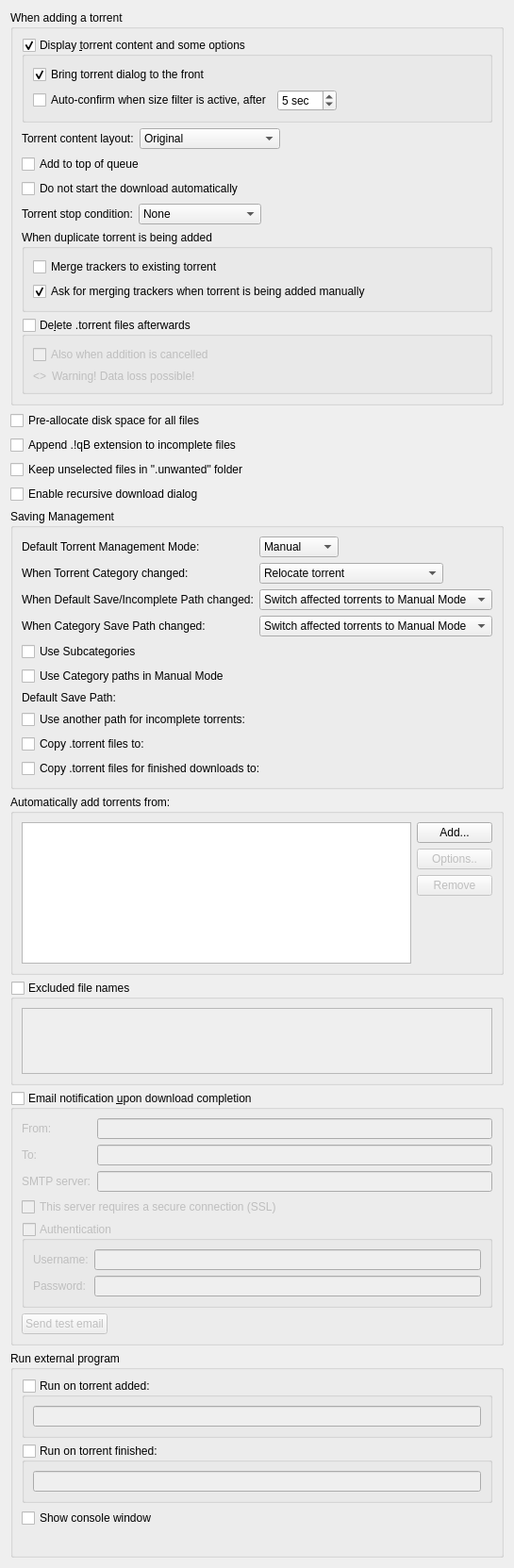
          <widget class="QWidget" name="scrollAreaWidgetContents_2">
           <property name="geometry">
            <rect>
             <x>0</x>
             <y>0</y>
             <width>539</width>
             <height>1457</height>
            </rect>
           </property>
           <layout class="QVBoxLayout" name="verticalLayout">
            <item>
             <widget class="QGroupBox" name="torrentAdditionBox">
              <property name="title">
               <string>When adding a torrent</string>
              </property>
              <layout class="QVBoxLayout" name="torrentAdditionBoxLayout">
               <item>
                <widget class="QGroupBox" name="checkAdditionDialog">
                 <property name="title">
                  <string>Display &amp;torrent content and some options</string>
                 </property>
                 <property name="checkable">
                  <bool>true</bool>
                 </property>
                 <layout class="QVBoxLayout" name="verticalLayout_18">
                  <item>
                   <widget class="QCheckBox" name="checkAdditionDialogFront">
                    <property name="text">
                     <string>Bring torrent dialog to the front</string>
                    </property>
                    <property name="checked">
                     <bool>true</bool>
                    </property>
                   </widget>
                  </item>
                  <item>
                   <layout class="QHBoxLayout" name="autoConfirmLayout">
                    <item>
                     <widget class="QCheckBox" name="checkAutoConfirmSizeFilter">
                      <property name="text">
                       <string>Auto-confirm when size filter is active, after</string>
                      </property>
                     </widget>
                    </item>
                    <item>
                     <widget class="QSpinBox" name="spinAutoConfirmDelay">
                      <property name="minimum">
                       <number>1</number>
                      </property>
                      <property name="maximum">
                       <number>60</number>
                      </property>
                      <property name="value">
                       <number>5</number>
                      </property>
                      <property name="suffix">
                       <string> sec</string>
                      </property>
                     </widget>
                    </item>
                    <item>
                     <spacer name="autoConfirmSpacer">
                      <property name="orientation">
                       <enum>Qt::Orientation::Horizontal</enum>
                      </property>
                      <property name="sizeHint" stdset="0">
                       <size>
                        <width>40</width>
                        <height>20</height>
                       </size>
                      </property>
                     </spacer>
                    </item>
                   </layout>
                  </item>
                 </layout>
                </widget>
               </item>
               <item>
                <layout class="QHBoxLayout" name="horizontalLayout_19">
                 <item>
                  <widget class="QLabel" name="contentLayoutLabel">
                   <property name="text">
                    <string>Torrent content layout:</string>
                   </property>
                  </widget>
                 </item>
                 <item>
                  <widget class="QComboBox" name="contentLayoutComboBox">
                   <property name="currentIndex">
                    <number>0</number>
                   </property>
                   <item>
                    <property name="text">
                     <string>Original</string>
                    </property>
                   </item>
                   <item>
                    <property name="text">
                     <string>Create subfolder</string>
                    </property>
                   </item>
                   <item>
                    <property name="text">
                     <string>Don't create subfolder</string>
                    </property>
                   </item>
                  </widget>
                 </item>
                 <item>
                  <spacer name="horizontalSpacer_20">
                   <property name="orientation">
                    <enum>Qt::Orientation::Horizontal</enum>
                   </property>
                   <property name="sizeHint" stdset="0">
                    <size>
                     <width>40</width>
                     <height>20</height>
                    </size>
                   </property>
                  </spacer>
                 </item>
                </layout>
               </item>
               <item>
                <widget class="QCheckBox" name="checkAddToQueueTop">
                 <property name="toolTip">
                  <string>The torrent will be added to the top of the download queue</string>
                 </property>
                 <property name="text">
                  <string extracomment="The torrent will be added to the top of the download queue">Add to top of queue</string>
                 </property>
                </widget>
               </item>
               <item>
                <widget class="QCheckBox" name="checkAddStopped">
                 <property name="toolTip">
                  <string>The torrent will be added to download list in a stopped state</string>
                 </property>
                 <property name="text">
                  <string extracomment="The torrent will be added to download list in a stopped state">Do not start the download automatically</string>
                 </property>
                </widget>
               </item>
               <item>
                <layout class="QHBoxLayout" name="stopConditionLayout">
                 <item>
                  <widget class="QLabel" name="stopConditionLabel">
                   <property name="text">
                    <string>Torrent stop condition:</string>
                   </property>
                  </widget>
                 </item>
                 <item>
                  <widget class="QComboBox" name="stopConditionComboBox">
                   <property name="currentIndex">
                    <number>0</number>
                   </property>
                   <item>
                    <property name="text">
                     <string>None</string>
                    </property>
                   </item>
                   <item>
                    <property name="text">
                     <string>Metadata received</string>
                    </property>
                   </item>
                   <item>
                    <property name="text">
                     <string>Files checked</string>
                    </property>
                   </item>
                  </widget>
                 </item>
                 <item>
                  <spacer name="stopConditionSpacer">
                   <property name="orientation">
                    <enum>Qt::Orientation::Horizontal</enum>
                   </property>
                   <property name="sizeHint" stdset="0">
                    <size>
                     <width>40</width>
                     <height>20</height>
                    </size>
                   </property>
                  </spacer>
                 </item>
                </layout>
               </item>
               <item>
                <widget class="QGroupBox" name="duplicateTorrentGroup">
                 <property name="title">
                  <string>When duplicate torrent is being added</string>
                 </property>
                 <layout class="QVBoxLayout" name="duplicateTorrentBoxLayout">
                  <item>
                   <widget class="QCheckBox" name="checkMergeTrackers">
                    <property name="text">
                     <string>Merge trackers to existing torrent</string>
                    </property>
                    <property name="checked">
                     <bool>false</bool>
                    </property>
                   </widget>
                  </item>
                  <item>
                   <widget class="QCheckBox" name="checkConfirmMergeTrackers">
                    <property name="text">
                     <string>Ask for merging trackers when torrent is being added manually</string>
                    </property>
                    <property name="checked">
                     <bool>true</bool>
                    </property>
                   </widget>
                  </item>
                 </layout>
                </widget>
               </item>
               <item>
                <widget class="QGroupBox" name="deleteTorrentBox">
                 <property name="toolTip">
                  <string>Whether the .torrent file should be deleted after adding it</string>
                 </property>
                 <property name="title">
                  <string>De&amp;lete .torrent files afterwards </string>
                 </property>
                 <property name="checkable">
                  <bool>true</bool>
                 </property>
                 <property name="checked">
                  <bool>false</bool>
                 </property>
                 <layout class="QVBoxLayout" name="deleteTorrentBoxLayout">
                  <item>
                   <widget class="QCheckBox" name="deleteCancelledTorrentBox">
                    <property name="toolTip">
                     <string>Also delete .torrent files whose addition was cancelled</string>
                    </property>
                    <property name="text">
                     <string>Also when addition is cancelled</string>
                    </property>
                   </widget>
                  </item>
                  <item>
                   <layout class="QHBoxLayout" name="deleteTorrentWarningLayout">
                    <item>
                     <widget class="QLabel" name="deleteTorrentWarningIcon">
                      <property name="sizePolicy">
                       <sizepolicy hsizetype="Fixed" vsizetype="Preferred">
                        <horstretch>0</horstretch>
                        <verstretch>0</verstretch>
                       </sizepolicy>
                      </property>
                      <property name="text">
                       <string notr="true">&lt;&gt;</string>
                      </property>
                     </widget>
                    </item>
                    <item>
                     <widget class="QLabel" name="deleteTorrentWarningLabel">
                      <property name="text">
                       <string>Warning! Data loss possible!</string>
                      </property>
                     </widget>
                    </item>
                   </layout>
                  </item>
                 </layout>
                </widget>
               </item>
              </layout>
             </widget>
            </item>
            <item>
             <widget class="QCheckBox" name="checkPreallocateAll">
              <property name="toolTip">
               <string>Allocate full file sizes on disk before starting downloads, to minimize fragmentation. Only useful for HDDs.</string>
              </property>
              <property name="text">
               <string>Pre-allocate disk space for all files</string>
              </property>
             </widget>
            </item>
            <item>
             <widget class="QCheckBox" name="checkAppendqB">
              <property name="text">
               <string>Append .!qB extension to incomplete files</string>
              </property>
             </widget>
            </item>
            <item>
             <widget class="QCheckBox" name="checkUnwantedFolder">
              <property name="text">
               <string>Keep unselected files in &quot;.unwanted&quot; folder</string>
              </property>
             </widget>
            </item>
            <item>
             <widget class="QCheckBox" name="checkRecursiveDownload">
              <property name="toolTip">
               <string>When a torrent is downloaded, offer to add torrents from any .torrent files found inside it</string>
              </property>
              <property name="text">
               <string>Enable recursive download dialog</string>
              </property>
             </widget>
            </item>
            <item>
             <widget class="QGroupBox" name="groupSavingManagement">
              <property name="title">
               <string>Saving Management</string>
              </property>
              <layout class="QVBoxLayout" name="groupSavingManagementLayout">
               <item>
                <layout class="QGridLayout" name="gridLayout_3">
                 <item row="0" column="0">
                  <widget class="QLabel" name="label_40">
                   <property name="text">
                    <string>Default Torrent Management Mode:</string>
                   </property>
                  </widget>
                 </item>
                 <item row="0" column="1">
                  <layout class="QHBoxLayout" name="horizontalLayout_70">
                   <property name="spacing">
                    <number>10</number>
                   </property>
                   <item>
                    <widget class="QComboBox" name="comboSavingMode">
                     <property name="toolTip">
                      <string>Automatic: Various torrent properties (e.g. save path) will be decided by the associated category
Manual: Various torrent properties (e.g. save path) must be assigned manually</string>
                     </property>
                     <item>
                      <property name="text">
                       <string>Manual</string>
                      </property>
                     </item>
                     <item>
                      <property name="text">
                       <string>Automatic</string>
                      </property>
                     </item>
                    </widget>
                   </item>
                   <item>
                    <spacer name="horizontalSpacer_160">
                     <property name="orientation">
                      <enum>Qt::Orientation::Horizontal</enum>
                     </property>
                     <property name="sizeHint" stdset="0">
                      <size>
                       <width>40</width>
                       <height>20</height>
                      </size>
                     </property>
                    </spacer>
                   </item>
                  </layout>
                 </item>
                 <item row="1" column="0">
                  <widget class="QLabel" name="labelTorrentCategoryChanged">
                   <property name="text">
                    <string>When Torrent Category changed:</string>
                   </property>
                  </widget>
                 </item>
                 <item row="1" column="1">
                  <layout class="QHBoxLayout" name="horizontalLayout_14">
                   <item>
                    <widget class="QComboBox" name="comboTorrentCategoryChanged">
                     <item>
                      <property name="text">
                       <string>Relocate torrent</string>
                      </property>
                     </item>
                     <item>
                      <property name="text">
                       <string>Switch torrent to Manual Mode</string>
                      </property>
                     </item>
                    </widget>
                   </item>
                   <item>
                    <spacer name="horizontalSpacer_17">
                     <property name="orientation">
                      <enum>Qt::Orientation::Horizontal</enum>
                     </property>
                     <property name="sizeHint" stdset="0">
                      <size>
                       <width>40</width>
                       <height>20</height>
                      </size>
                     </property>
                    </spacer>
                   </item>
                  </layout>
                 </item>
                 <item row="2" column="0">
                  <widget class="QLabel" name="labelCategoryDefaultPathChanged">
                   <property name="text">
                    <string>When Default Save/Incomplete Path changed:</string>
                   </property>
                  </widget>
                 </item>
                 <item row="2" column="1">
                  <layout class="QHBoxLayout" name="horizontalLayout_15">
                   <item>
                    <widget class="QComboBox" name="comboCategoryDefaultPathChanged">
                     <property name="currentIndex">
                      <number>1</number>
                     </property>
                     <item>
                      <property name="text">
                       <string>Relocate affected torrents</string>
                      </property>
                     </item>
                     <item>
                      <property name="text">
                       <string>Switch affected torrents to Manual Mode</string>
                      </property>
                     </item>
                    </widget>
                   </item>
                   <item>
                    <spacer name="horizontalSpacer_18">
                     <property name="orientation">
                      <enum>Qt::Orientation::Horizontal</enum>
                     </property>
                     <property name="sizeHint" stdset="0">
                      <size>
                       <width>40</width>
                       <height>20</height>
                      </size>
                     </property>
                    </spacer>
                   </item>
                  </layout>
                 </item>
                 <item row="3" column="0">
                  <widget class="QLabel" name="labelCategoryChanged">
                   <property name="text">
                    <string>When Category Save Path changed:</string>
                   </property>
                  </widget>
                 </item>
                 <item row="3" column="1">
                  <layout class="QHBoxLayout" name="horizontalLayout_17">
                   <item>
                    <widget class="QComboBox" name="comboCategoryChanged">
                     <property name="currentIndex">
                      <number>1</number>
                     </property>
                     <item>
                      <property name="text">
                       <string>Relocate affected torrents</string>
                      </property>
                     </item>
                     <item>
                      <property name="text">
                       <string>Switch affected torrents to Manual Mode</string>
                      </property>
                     </item>
                    </widget>
                   </item>
                   <item>
                    <spacer name="horizontalSpacer_19">
                     <property name="orientation">
                      <enum>Qt::Orientation::Horizontal</enum>
                     </property>
                     <property name="sizeHint" stdset="0">
                      <size>
                       <width>40</width>
                       <height>20</height>
                      </size>
                     </property>
                    </spacer>
                   </item>
                  </layout>
                 </item>
                </layout>
               </item>
               <item>
                <widget class="QCheckBox" name="checkUseSubcategories">
                 <property name="text">
                  <string>Use Subcategories</string>
                 </property>
                </widget>
               </item>
               <item>
                <widget class="QCheckBox" name="checkUseCategoryPaths">
                 <property name="toolTip">
                  <string>Resolve relative Save Path against appropriate Category path instead of Default one</string>
                 </property>
                 <property name="text">
                  <string>Use Category paths in Manual Mode</string>
                 </property>
                </widget>
               </item>
               <item>
                <layout class="QGridLayout" name="gridLayout_4">
                 <item row="0" column="0">
                  <widget class="QLabel" name="labelSavePath">
                   <property name="text">
                    <string>Default Save Path:</string>
                   </property>
                  </widget>
                 </item>
                 <item row="0" column="1">
                  <widget class="FileSystemPathLineEdit" name="textSavePath" native="true"/>
                 </item>
                 <item row="1" column="0">
                  <widget class="QCheckBox" name="checkUseDownloadPath">
                   <property name="text">
                    <string>Use another path for incomplete torrents:</string>
                   </property>
                  </widget>
                 </item>
                 <item row="1" column="1">
                  <widget class="FileSystemPathLineEdit" name="textDownloadPath" native="true"/>
                 </item>
                 <item row="2" column="0">
                  <widget class="QCheckBox" name="checkExportDir">
                   <property name="text">
                    <string>Copy .torrent files to:</string>
                   </property>
                  </widget>
                 </item>
                 <item row="2" column="1">
                  <widget class="FileSystemPathLineEdit" name="textExportDir" native="true"/>
                 </item>
                 <item row="3" column="0">
                  <widget class="QCheckBox" name="checkExportDirFin">
                   <property name="text">
                    <string>Copy .torrent files for finished downloads to:</string>
                   </property>
                  </widget>
                 </item>
                 <item row="3" column="1">
                  <widget class="FileSystemPathLineEdit" name="textExportDirFin" native="true"/>
                 </item>
                </layout>
               </item>
              </layout>
             </widget>
            </item>
            <item>
             <widget class="QGroupBox" name="groupBox_2">
              <property name="title">
               <string>Automatically add torrents from:</string>
              </property>
              <layout class="QVBoxLayout" name="verticalLayout_38">
               <item>
                <layout class="QHBoxLayout" name="horizontalLayout_16">
                 <item>
                  <widget class="QTreeView" name="scanFoldersView">
                   <property name="sizePolicy">
                    <sizepolicy hsizetype="Expanding" vsizetype="Expanding">
                     <horstretch>0</horstretch>
                     <verstretch>1</verstretch>
                    </sizepolicy>
                   </property>
                   <property name="minimumSize">
                    <size>
                     <width>250</width>
                     <height>150</height>
                    </size>
                   </property>
                   <property name="editTriggers">
                    <set>QAbstractItemView::EditTrigger::AllEditTriggers</set>
                   </property>
                   <property name="selectionMode">
                    <enum>QAbstractItemView::SelectionMode::SingleSelection</enum>
                   </property>
                   <property name="selectionBehavior">
                    <enum>QAbstractItemView::SelectionBehavior::SelectRows</enum>
                   </property>
                   <property name="textElideMode">
                    <enum>Qt::TextElideMode::ElideNone</enum>
                   </property>
                   <property name="rootIsDecorated">
                    <bool>false</bool>
                   </property>
                   <attribute name="headerDefaultSectionSize">
                    <number>80</number>
                   </attribute>
                   <attribute name="headerStretchLastSection">
                    <bool>false</bool>
                   </attribute>
                  </widget>
                 </item>
                 <item>
                  <layout class="QVBoxLayout" name="verticalLayout_37">
                   <item>
                    <widget class="QPushButton" name="addWatchedFolderButton">
                     <property name="text">
                      <string>Add...</string>
                     </property>
                    </widget>
                   </item>
                   <item>
                    <widget class="QPushButton" name="editWatchedFolderButton">
                     <property name="enabled">
                      <bool>false</bool>
                     </property>
                     <property name="text">
                      <string>Options..</string>
                     </property>
                    </widget>
                   </item>
                   <item>
                    <widget class="QPushButton" name="removeWatchedFolderButton">
                     <property name="enabled">
                      <bool>false</bool>
                     </property>
                     <property name="text">
                      <string>Remove</string>
                     </property>
                    </widget>
                   </item>
                   <item>
                    <spacer name="verticalSpacer_6">
                     <property name="orientation">
                      <enum>Qt::Orientation::Vertical</enum>
                     </property>
                     <property name="sizeHint" stdset="0">
                      <size>
                       <width>20</width>
                       <height>40</height>
                      </size>
                     </property>
                    </spacer>
                   </item>
                  </layout>
                 </item>
                </layout>
               </item>
              </layout>
             </widget>
            </item>
            <item>
             <widget class="QGroupBox" name="groupExcludedFileNames">
              <property name="title">
               <string>Excluded file names</string>
              </property>
              <property name="checkable">
               <bool>true</bool>
              </property>
              <property name="checked">
               <bool>false</bool>
              </property>
              <layout class="QVBoxLayout" name="verticalLayout_311">
               <item>
                <widget class="QPlainTextEdit" name="textExcludedFileNames">
                 <property name="toolTip">
                  <string>Blacklist filtered file names from being downloaded from torrent(s).
Files matching any of the filters in this list will have their priority automatically set to &quot;Do not download&quot;.

Use newlines to separate multiple entries. Can use wildcards as outlined below.
*: matches zero or more of any characters.
?: matches any single character.
[...]: sets of characters can be represented in square brackets.

Examples
*.exe: filter '.exe' file extension.
readme.txt: filter exact file name.
?.txt: filter 'a.txt', 'b.txt' but not 'aa.txt'.
readme[0-9].txt: filter 'readme1.txt', 'readme2.txt' but not 'readme10.txt'.</string>
                 </property>
                 <property name="tabChangesFocus">
                  <bool>true</bool>
                 </property>
                 <property name="lineWrapMode">
                  <enum>QPlainTextEdit::LineWrapMode::NoWrap</enum>
                 </property>
                </widget>
               </item>
              </layout>
             </widget>
            </item>
            <item>
             <widget class="QGroupBox" name="groupMailNotification">
              <property name="title">
               <string>Email notification &amp;upon download completion</string>
              </property>
              <property name="checkable">
               <bool>true</bool>
              </property>
              <property name="checked">
               <bool>false</bool>
              </property>
              <layout class="QVBoxLayout" name="verticalLayout_171">
               <item>
                <layout class="QGridLayout" name="gridLayout_9">
                 <item row="0" column="0">
                  <widget class="QLabel" name="label_25">
                   <property name="toolTip">
                    <string>Sender</string>
                   </property>
                   <property name="text">
                    <string comment="From sender">From:</string>
                   </property>
                  </widget>
                 </item>
                 <item row="0" column="1">
                  <widget class="QLineEdit" name="senderEmailTxt"/>
                 </item>
                 <item row="1" column="0">
                  <widget class="QLabel" name="label_2">
                   <property name="toolTip">
                    <string>Receiver</string>
                   </property>
                   <property name="text">
                    <string comment="To receiver">To:</string>
                   </property>
                  </widget>
                 </item>
                 <item row="1" column="1">
                  <widget class="QLineEdit" name="lineEditDestEmail"/>
                 </item>
                 <item row="2" column="0">
                  <widget class="QLabel" name="label_3">
                   <property name="text">
                    <string>SMTP server:</string>
                   </property>
                  </widget>
                 </item>
                 <item row="2" column="1">
                  <widget class="QLineEdit" name="lineEditSmtpServer"/>
                 </item>
                </layout>
               </item>
               <item>
                <widget class="QCheckBox" name="checkSmtpSSL">
                 <property name="text">
                  <string>This server requires a secure connection (SSL)</string>
                 </property>
                </widget>
               </item>
               <item>
                <widget class="QGroupBox" name="groupMailNotifAuth">
                 <property name="title">
                  <string>Authentication</string>
                 </property>
                 <property name="checkable">
                  <bool>true</bool>
                 </property>
                 <property name="checked">
                  <bool>false</bool>
                 </property>
                 <layout class="QFormLayout" name="formLayout_2">
                  <item row="0" column="0">
                   <widget class="QLabel" name="label_7">
                    <property name="text">
                     <string>Username:</string>
                    </property>
                   </widget>
                  </item>
                  <item row="0" column="1">
                   <widget class="QLineEdit" name="mailNotifUsername"/>
                  </item>
                  <item row="1" column="0">
                   <widget class="QLabel" name="label_8">
                    <property name="text">
                     <string>Password:</string>
                    </property>
                   </widget>
                  </item>
                  <item row="1" column="1">
                   <widget class="QLineEdit" name="mailNotifPassword">
                    <property name="echoMode">
                     <enum>QLineEdit::EchoMode::Password</enum>
                    </property>
                   </widget>
                  </item>
                 </layout>
                </widget>
               </item>
               <item>
                <widget class="QPushButton" name="sendTestEmail">
                 <property name="sizePolicy">
                  <sizepolicy hsizetype="Fixed" vsizetype="Fixed">
                   <horstretch>0</horstretch>
                   <verstretch>0</verstretch>
                  </sizepolicy>
                 </property>
                 <property name="text">
                  <string>Send test email</string>
                 </property>
                </widget>
               </item>
              </layout>
             </widget>
            </item>
            <item>
             <widget class="QGroupBox" name="autoRunBox">
              <property name="title">
               <string>Run external program</string>
              </property>
              <layout class="QVBoxLayout" name="verticalLayout_19">
               <item>
                <widget class="QGroupBox" name="groupBoxRunOnAdded">
                 <property name="title">
                  <string>Run on torrent added:</string>
                 </property>
                 <property name="checkable">
                  <bool>true</bool>
                 </property>
                 <property name="checked">
                  <bool>false</bool>
                 </property>
                 <layout class="QVBoxLayout" name="verticalLayout_39">
                  <item>
                   <widget class="QLineEdit" name="lineEditRunOnAdded"/>
                  </item>
                 </layout>
                </widget>
               </item>
               <item>
                <widget class="QGroupBox" name="groupBoxRunOnFinished">
                 <property name="title">
                  <string>Run on torrent finished:</string>
                 </property>
                 <property name="checkable">
                  <bool>true</bool>
                 </property>
                 <property name="checked">
                  <bool>false</bool>
                 </property>
                 <layout class="QVBoxLayout" name="verticalLayout_36">
                  <item>
                   <widget class="QLineEdit" name="lineEditRunOnFinished"/>
                  </item>
                 </layout>
                </widget>
               </item>
               <item>
                <widget class="QCheckBox" name="autoRunConsole">
                 <property name="text">
                  <string>Show console window</string>
                 </property>
                </widget>
               </item>
               <item>
                <widget class="QLabel" name="labelAutoRunParam">
                 <property name="wordWrap">
                  <bool>true</bool>
                 </property>
                </widget>
               </item>
              </layout>
             </widget>
            </item>
           </layout>
          </widget>
